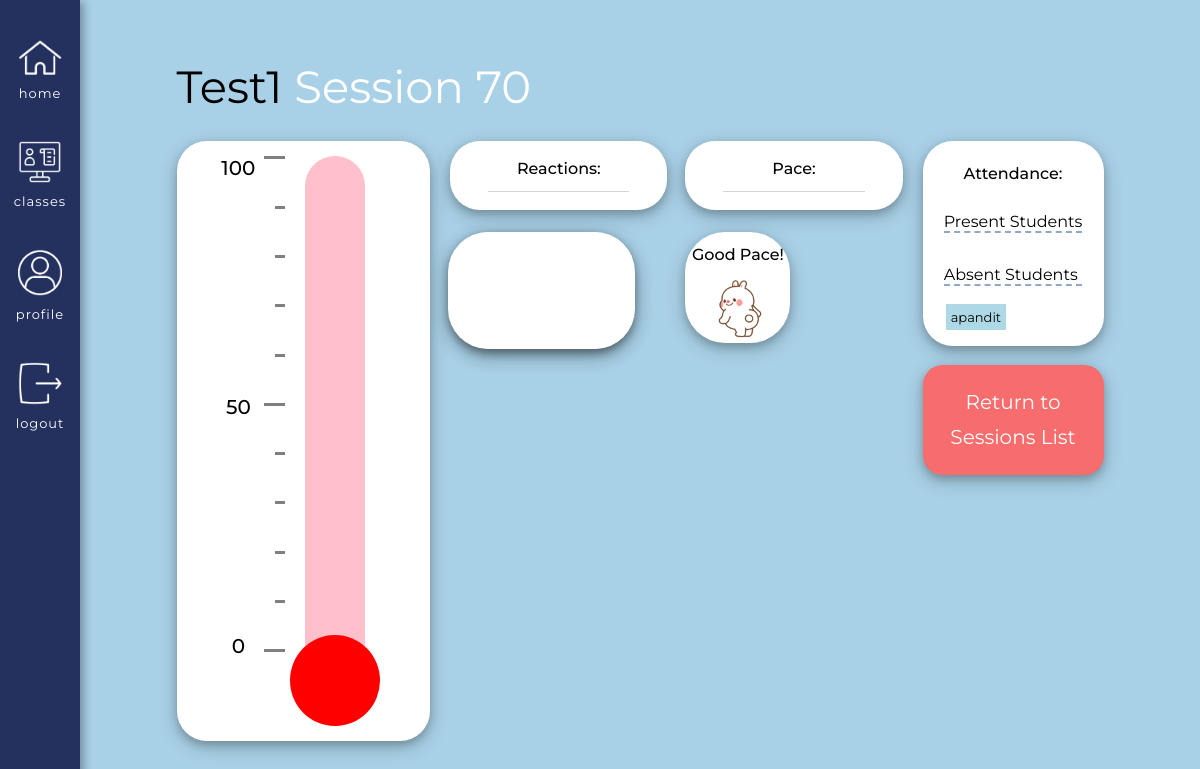
/classes/course/12/previous_session_data/70 (signed in), run on an earlier commit of the app's database.
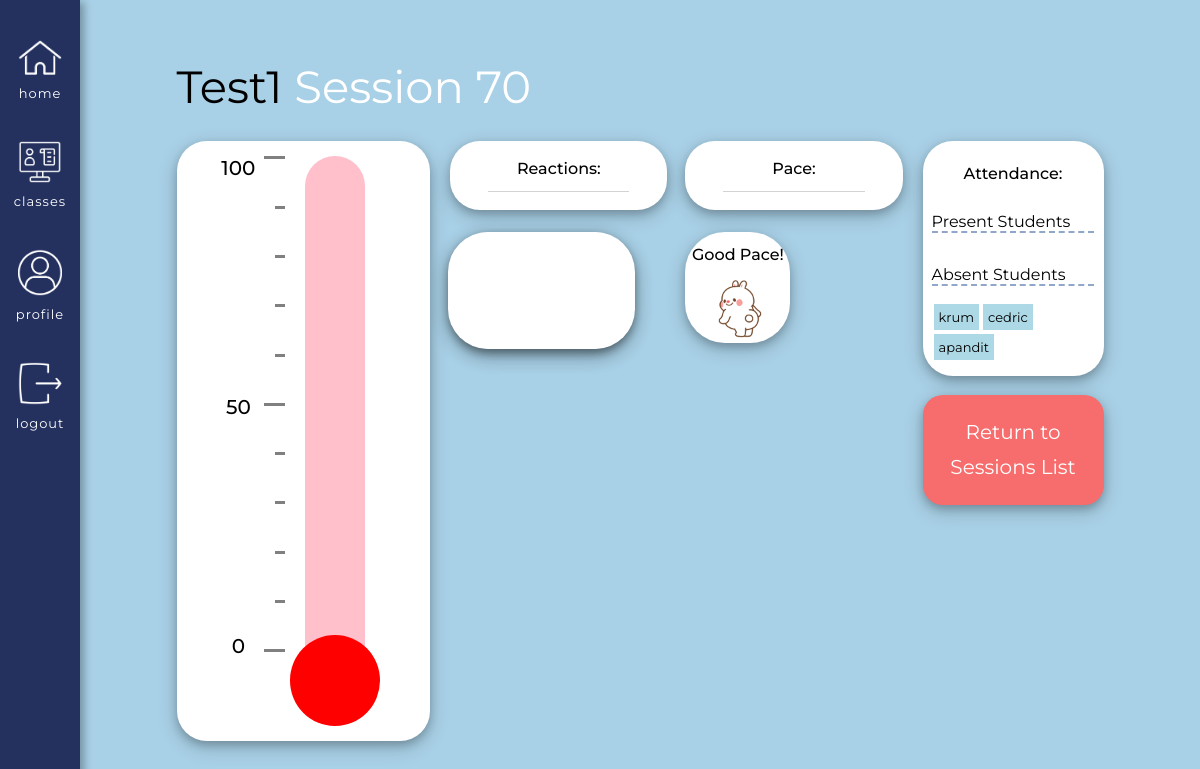
And on a later commit of the database.
### app/models.py (models this page shows, shortened)
class User(UserMixin, db.Model):
    id = db.Column(db.Integer, primary_key=True)
    username = db.Column(db.String(64), index=True, unique=True) # adding columns to the database
    email = db.Column(db.String(120), index=True, unique=True)
    password_hash = db.Column(db.String(128))
    role = db.Column(db.Integer, index=False, unique=False) # 0 is Teacher, 1 is Student
    about_me = db.Column(db.String(140))
    last_seen = db.Column(db.DateTime, default=datetime.utcnow)
    posts = db.relationship('Post', backref='author', lazy='dynamic') # First part is calling it from the Post model, secret field is the backref (author)
    reactions = db.relationship('Reactions', backref='reactor', lazy='dynamic') # This will show all the reactions that this user has made
    teaches = db.relationship('Courses', backref='teacher', lazy='dynamic') # This will show all the courses that the user teaches
    signups = db.relationship('Signups', backref='student', lazy='dynamic') # This will show all of the signups of that user

### app/routes.py (the view)
@app.route('/classes/course/<course_id>/previous_session_data/<session_id>')
@login_required
def previous_session_data(course_id, session_id):
    session = Session.query.get(session_id)
    course = session.session_course_id # This gives you the actual course
    course_id = session.course_id # This will give you the course id
    signups = Signups.query.filter_by(course=course_id).all() # List of students that are in this specific course
    reactions_specific = Reactions.query.filter_by(session_id=session_id).filter(Reactions.reactions<5).all() # List of reactions that happened in this specific course, specific session
    speeds_specific = Reactions.query.filter_by(session_id=session_id).filter(Reactions.reactions>5).all() # Speeds filtered out by the course ID and by the reaction number
    present_set = set()
    absent_set = set()
    for r in reactions_specific:
        if (r.reactor.role == 1): # If the reactor is a student
            present_set.add(r.reactor.username) # Then add to the present list
    for signup in signups: # Going through the list of signups
        if (signup.student.username not in present_set and signup.student.role == 1):
            absent_set.add(signup.student.username)
    speed_filtered = Reactions.query.filter_by(session_id=session_id).filter(Reactions.reactions>5).all() # Speeds filtered out by the session ID and by the reaction number
    faster = 0
    slower = 0
    speed_number = 0
    calculated_number = 0
    for s in speed_filtered:
        if s.reactions == 6: # Faster request
            faster += 1
        else: # Slower request
            slower += 1
    total = slower + faster
    if total != 0:
        calculated_number = (faster/total) * 100
    if calculated_number >= 91:
        speed_number = 10
    elif calculated_number >= 81:
        speed_number = 9
    elif calculated_number >= 71:
        speed_number = 8
    elif calculated_number >= 61:
        speed_number = 7
    elif calculated_number >= 51:
        speed_number = 6
    elif calculated_number >= 41:
        speed_number = 0 # Nothing will be shown at this point
    elif calculated_number >= 31:
        speed_number = 1
    elif calculated_number >= 21:
        speed_number = 2
    elif calculated_number >= 11:
        speed_number = 3
    elif calculated_number >= 1: # Smaller the number is, the slower the class should be
        speed_number = 4
    else:
        speed_number = 5
        if total == 0: # No speeds have been selected yet
            speed_number = 0
    return render_template('previous_session_data.html', course=course,
                                        course_id=course_id,
                                        reactions_specific=reactions_specific,
                                        speeds_specific=speeds_specific,
                                        session=session,
                                        speed_number=speed_number,
                                        session_id=session_id,
                                        present_list=list(present_set),
                                        absent_list=list(absent_set),
                                        title=course.course_name + " Session " + session_id)

### app/models.py (called while the page is built)
@login.user_loader
def load_user(id):
        return User.query.get(int(id))

### app/routes.py (called while the page is built)
@app.before_request # This function will be executed right before the view function
def before_request():
    if current_user.is_authenticated: # Checks whether the current user is logged in
        current_user.last_seen = datetime.utcnow() # Sets the last seen to the date using the UTC time zone
        db.session.commit() # Don't need to do db.session.add() because the user is already in the database (using a current_user)

### app/templates/previous_session_data.html (shortened to what the changed rows need)
{% extends "base.html" %}
{% block head %}
    <link rel="stylesheet" href="{{ url_for('static', filename='css/student.css') }}">
    <link rel="stylesheet" href="{{ url_for('static', filename='css/previous_data.css') }}">
{% endblock %}
{% block content %}
<div class = "roomsBox">
    <div class = "titleHolder">
        <h1>{{ course.course_name }} <span class = "white">Session {{ session_id }}</span></h1>
    </div>
    <div class = "overallContainer">
        <div class = "reactionsHolder teacherVersion">
            {% if current_user.role == 0 %}
                <div class = "bigReactionBox">
                    <div class = "teacherReactionHolder">
                        <div class = "reactionResultsHolder">
                            <h2> Reactions: </h2>
                        </div>
                    </div>
                    <div class = "speedHolder">
                        <div class = "paceBox">
                            <h2> Pace: </h2>
                        </div>
                        <div id = "visualHolder" class = "teacherVisualHolder">
                            <div id = "paceTitle">
                                {% if speed_number > 5 %}
                                    <h2>Speed Up!</h2>
                                    <div class = "speedLine">
                                    {% for i in range(speed_number - 5) %}
                                        <div class = "visual_fast teacherSpeed">
                                            <img class = "turtle display" src = "{{ url_for('static', filename='images/Bunny.gif') }}">
                                        </div>
                                    {% endfor %}
                                    </div>
                                {% elif speed_number == 0 %}
                                    <h2>Good Pace!</h2>
                                {% endif %}
                            </div>
                        </div>
                    </div>
                </div>
            {% endif %}
        </div>
        {% if current_user.role == 0 %}
        <div class = "attendanceBox">
            <div class = "attendanceSection">
                <h2>Attendance: </h2>
                <div id = "attendance">
                    <div id = "inside">
                        <div id = "absent">
                            {% for a in absent_list %}
                                <p>{{ a }}</p>
                            {% endfor %}
                        </div>
                    </div>
                </div>
            </div>
        </div>
        {% endif %}
    </div>
</div>
{% endblock %}

What changed in the data, as far as the page shows it:
added User: username "krum"
added User: username "cedric"
